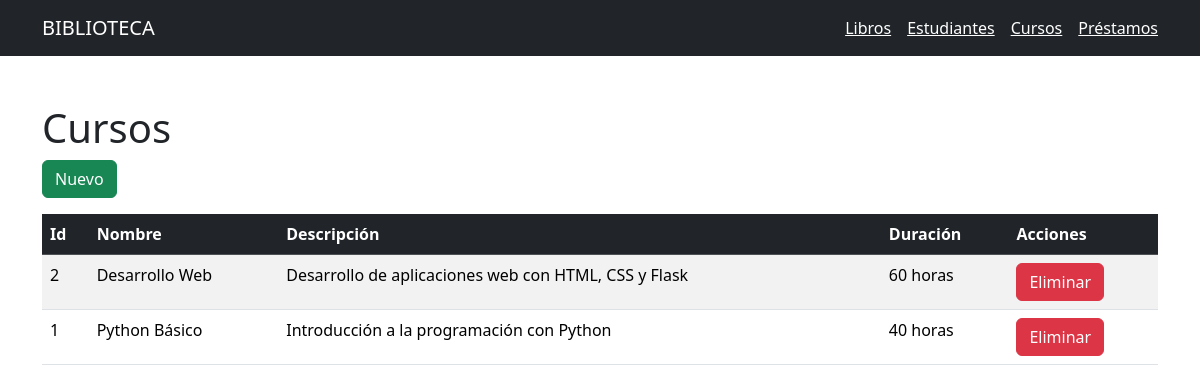
Page /cursos on the committed database.
### tables this page shows
CREATE TABLE cursos (
            id INTEGER PRIMARY KEY AUTOINCREMENT,
            nombre TEXT NOT NULL,
            descripcion TEXT NOT NULL,
            duracion INTEGER NOT NULL
        );

### app.py (the view)
@app.route("/cursos")
def listar_cursos():
    conn = get_db_connection()
    cursos = conn.execute("""
        SELECT * FROM cursos
        ORDER BY id DESC
    """).fetchall()
    conn.close()
    return render_template(
        "cursos.html",
        cursos=cursos
    )

### app.py (called while the page is built)
def get_db_connection():
    conn = sqlite3.connect(DATABASE)
    conn.row_factory = sqlite3.Row
    return conn

### templates/cursos.html
{% extends "base.html" %}
{% block contenido %}
<h1>Cursos</h1>
<a
    href="{{ url_for('nuevo_curso') }}"
    class="btn btn-success mb-3">
    Nuevo
</a>
<table class="table table-striped">
    <thead class="table-dark">
        <tr>
            <th>Id</th>
            <th>Nombre</th>
            <th>Descripción</th>
            <th>Duración</th>
            <th>Acciones</th>
        </tr>
    </thead>
    <tbody>
        {% for curso in cursos %}
        <tr>
            <td>{{ curso.id }}</td>
            <td>{{ curso.nombre }}</td>
            <td>{{ curso.descripcion }}</td>
            <td>{{ curso.duracion }} horas</td>
            <td>
                <a
                    href="{{ url_for('eliminar_curso', id=curso.id) }}"
                    class="btn btn-danger"
                    onclick="return confirm('¿Está seguro de eliminar este curso?');">
                    Eliminar
                </a>
            </td>
        </tr>
        {% endfor %}
    </tbody>
</table>
{% endblock %}

### rows in the picture
cursos: id "2", nombre "Desarrollo Web", descripcion "Desarrollo de aplicaciones web con HTML, CSS y Flask", duracion "60"
cursos: id "1", nombre "Python Básico", descripcion "Introducción a la programación con Python", duracion "40"
